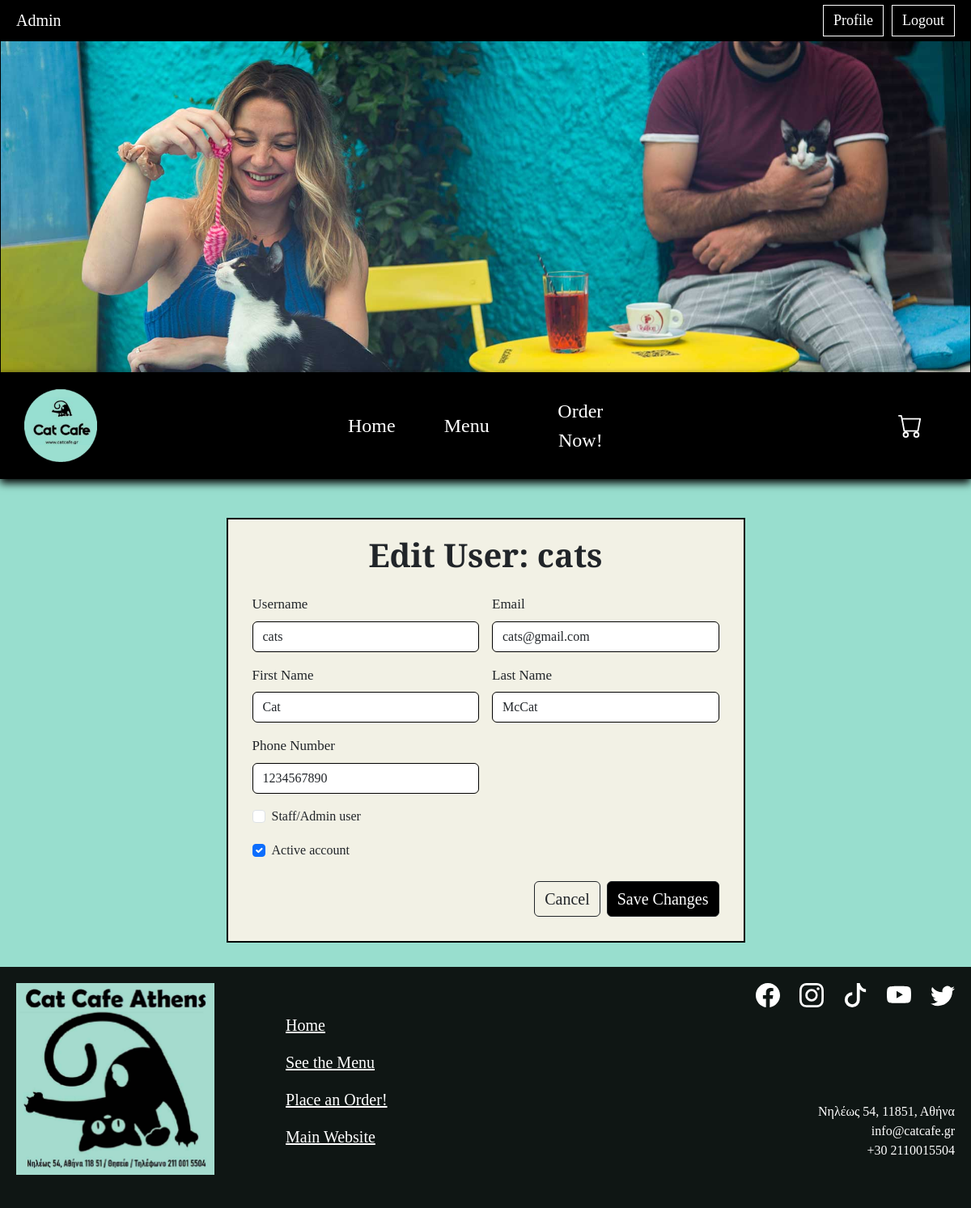
/accounts/admin/users/3/edit/ (signed in), run on the app's committed database.
### accounts/models.py (models this page shows, shortened)
class User(AbstractUser):
    phone_number = models.CharField(max_length=15, blank=True)
    favorites = models.ManyToManyField('catalog.MenuItem', blank=True, related_name='favorited_by')

### accounts/views.py (the view)
# urls.py: path('admin/users/<int:pk>/edit/', edit_user, name='edit_user'),
@staff_member_required
def edit_user(request, pk):
    selected_user = get_object_or_404(User, pk=pk)
    if request.method == 'POST':
        form = AdminUserUpdateForm(request.POST, instance=selected_user)
        if form.is_valid():
            form.save()
            return redirect('accounts:manage_users')
    else:
        form = AdminUserUpdateForm(instance=selected_user)
    return render(request, 'accounts/admin/user_form.html', {
        'form': form,
        'selected_user': selected_user,
    })

### accounts/forms.py
class AdminUserUpdateForm(forms.ModelForm):
    class Meta:
        model = User
        fields = (
            'username',
            'first_name',
            'last_name',
            'email',
            'phone_number',
            'is_staff',
            'is_active',
        )
        widgets = {
            'username': forms.TextInput(attrs={'class': 'form-control'}),
            'first_name': forms.TextInput(attrs={'class': 'form-control'}),
            'last_name': forms.TextInput(attrs={'class': 'form-control'}),
            'email': forms.EmailInput(attrs={'class': 'form-control'}),
            'phone_number': forms.TextInput(attrs={'class': 'form-control'}),
            'is_staff': forms.CheckboxInput(attrs={'class': 'form-check-input'}),
            'is_active': forms.CheckboxInput(attrs={'class': 'form-check-input'}),
        }

### accounts/templates/accounts/admin/user_form.html (shortened to what this page needs)
{% extends 'base.html' %}
{% load static %}
{% block extra_css %}
<link rel="stylesheet" href="{% static 'css/management.css' %}">
{% endblock %}
{% block content %}
<div class="container mt-5 management-page">
    <div class="row justify-content-center">
        <div class="col-lg-7">
            <div class="beige-box management-box">
                <h1 class="mb-4">Edit User: {{ selected_user.username }}</h1>
                <form method="post">
                    <div class="row g-3">
                        <div class="col-md-6">
                            <label class="form-label">Username</label>
                            {{ form.username }}
                        </div>
                        <div class="col-md-6">
                            <label class="form-label">Email</label>
                            {{ form.email }}
                        </div>
                        <div class="col-md-6">
                            <label class="form-label">First Name</label>
                            {{ form.first_name }}
                        </div>
                        <div class="col-md-6">
                            <label class="form-label">Last Name</label>
                            {{ form.last_name }}
                        </div>
                        <div class="col-md-6">
                            <label class="form-label">Phone Number</label>
                            {{ form.phone_number }}
                        </div>
                        <div class="col-12 form-check ms-2">
                            {{ form.is_staff }}
                            <label class="form-check-label">Staff/Admin user</label>
                        </div>
                        <div class="col-12 form-check ms-2">
                            {{ form.is_active }}
                            <label class="form-check-label">Active account</label>
                        </div>
                        <div class="col-12 d-flex justify-content-end gap-2 mt-4">
                            <a href="{% url 'accounts:manage_users' %}" class="btn btn-outline-dark">Cancel</a>
                            <button type="submit" class="btn btn-dark">Save Changes</button>
                        </div>
                    </div>
                </form>
            </div>
        </div>
    </div>
</div>
{% endblock %}

### static/css/main.css (style rules this page uses)
body { margin: 0; background-color: #98DECE; font-family: "Bree Serif", serif; }
h1 { text-align: center; font-size: 40px; font-weight: bold; margin-top: 20px; margin-bottom: 10px; }
.beige-box { border: 2px solid black; background-color: #F2F1E5; padding: 0 30px; }
.form-label { font-size: 17px; }
.form-control { border: 1px solid black; }
.btn { font-size: 20px; }
.btn-dark { background-color: black; }

### static/css/management.css (style rules this page uses)
.management-box { border: 2px solid black; padding-bottom: 30px; }

### data on the page
User: username "cats", email "cats@gmail.com", first_name "Cat", last_name "McCat", phone_number "1234567890", is_active "☑"
